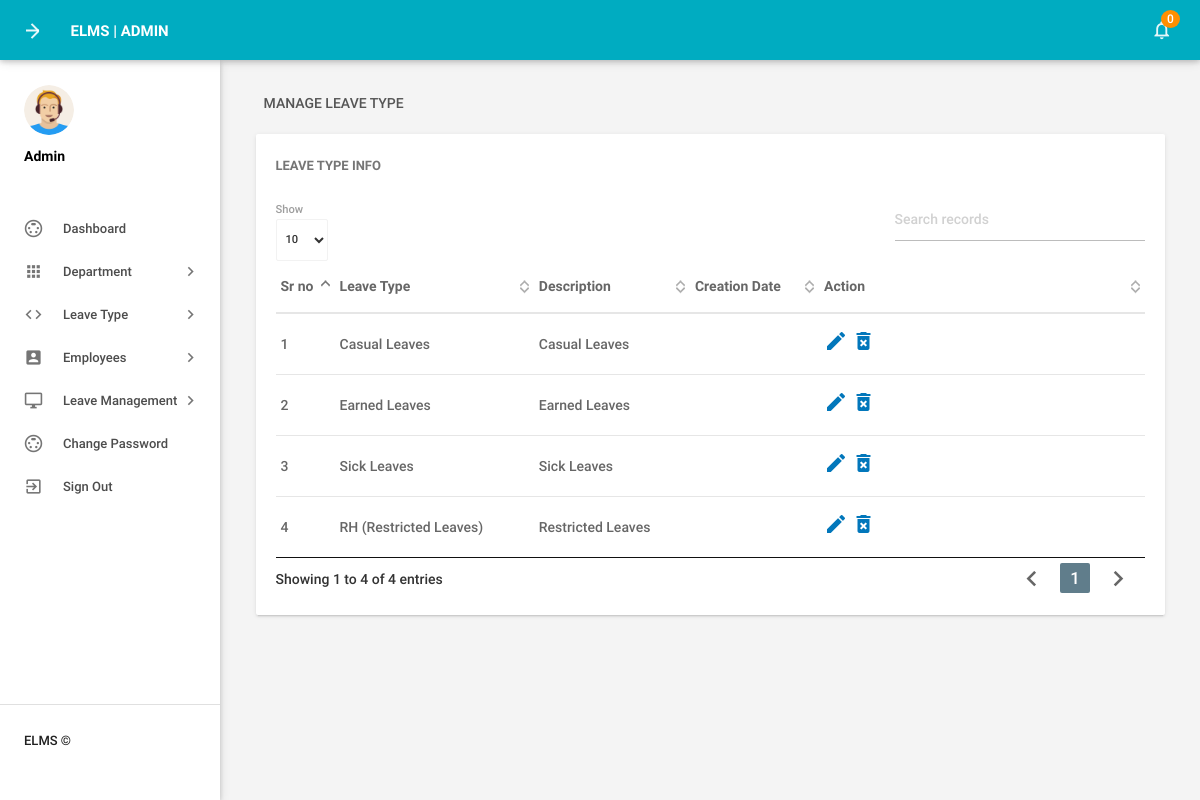
Screenshot of /admin/manageleavetype.php (signed in) with the database file from the repository.
### tables this page shows
CREATE TABLE `tblleavetype` (
  `id` int(11) NOT NULL,
  `LeaveType` varchar(200) DEFAULT NULL,
  `Description` mediumtext DEFAULT NULL
);

### admin/manageleavetype.php (the view, shortened to what this page needs)
<?php
include('includes/config.php');
if(strlen($_SESSION['alogin'])==0)
    {
header('location:index.php');
}
else{
 ?>
<!DOCTYPE html>
<html lang="en">
    <head>
        <link type="text/css" rel="stylesheet" href="../assets/plugins/materialize/css/materialize.min.css"/>
        <link href="../assets/plugins/material-preloader/css/materialPreloader.min.css" rel="stylesheet">
        <link href="../assets/plugins/datatables/css/jquery.dataTables.min.css" rel="stylesheet">
        <link href="../assets/css/alpha.min.css" rel="stylesheet" type="text/css"/>
        <link href="../assets/css/custom.css" rel="stylesheet" type="text/css"/>
    </head>
    <body>
       <?php include('includes/header.php');?>
       <?php include('includes/sidebar.php');?>
            <main class="mn-inner">
                <div class="row">
                    <div class="col s12">
                        <div class="page-title">Manage Leave Type</div>
                    </div>
                    <div class="col s12 m12 l12">
                        <div class="card">
                            <div class="card-content">
                                <span class="card-title">Leave Type Info</span>
                                <table id="example" class="display responsive-table ">
                                    <thead>
                                        <tr>
                                            <th>Sr no</th>
                                            <th>Leave Type</th>
                                            <th>Description</th>
                                            <th>Creation Date</th>
                                            <th>Action</th>
                                        </tr>
                                    </thead>
                                    <tbody>
<?php $sql = "SELECT * from tblleavetype";
$query = $dbh -> prepare($sql);
$query->execute();
$results=$query->fetchAll(PDO::FETCH_OBJ);
$cnt=1;
if($query->rowCount() > 0)
{
foreach($results as $result)
{               ?>
                                        <tr>
                                            <td> <?php echo htmlentities($cnt);?></td>
                                            <td><?php echo htmlentities($result->LeaveType);?></td>
                                            <td><?php echo htmlentities($result->Description);?></td>
                                            <td><?php echo htmlentities($result->CreationDate);?></td>
                                            <td><a href="editleavetype.php?lid=<?php echo htmlentities($result->id);?>"><i class="material-icons">mode_edit</i></a>
                                            <a href="manageleavetype.php?del=<?php echo htmlentities($result->id);?>" onclick="return confirm('Do you want to delete');"> <i class="material-icons">delete_forever</i></a> </td>
                                        </tr>
                                         <?php $cnt++;} }?>
                                    </tbody>
                                </table>
                            </div>
                        </div>
                    </div>
                </div>
            </main>
        </div>
        <div class="left-sidebar-hover"></div>
    </body>
</html>
<?php } ?>

### rows the page displays
tblleavetype: LeaveType "Casual Leaves", Description "Casual Leaves"
tblleavetype: LeaveType "Earned Leaves", Description "Earned Leaves"
tblleavetype: LeaveType "Sick Leaves", Description "Sick Leaves"
tblleavetype: LeaveType "RH (Restricted Leaves)", Description "Restricted Leaves"

### other values shown
$unreadcount "0"
